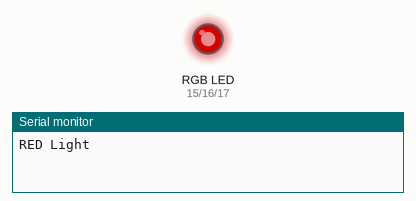
Recording of a sketch running on a simulated ESP32. Shown: an RGB LED mixed from three pins (HIGH = lit), the last lines printed to the serial monitor. Dim RGB values are drawn brighter than linear.

Above: at 0.1 s.
At 1.1 s:
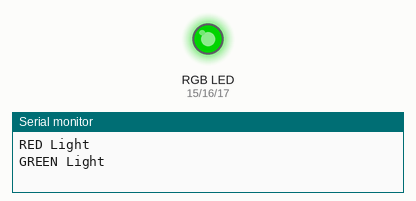
At 4.05 s:
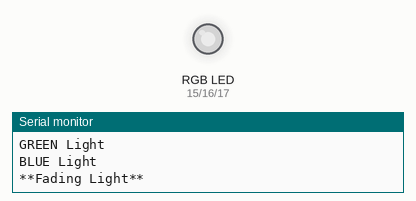
At 7.06 s:
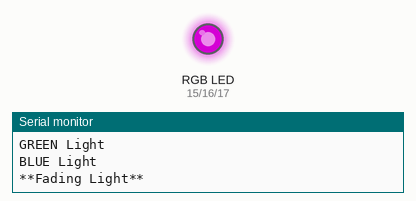
At 12.8 s:
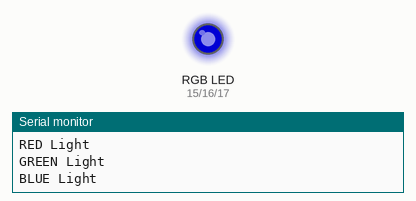
At 19.29 s:
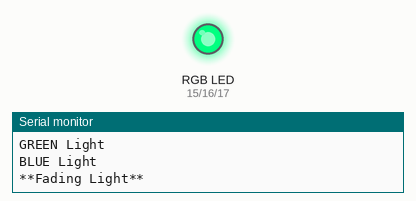
Timing chart, 0 to 19.4 s (numbered marks = the images above):
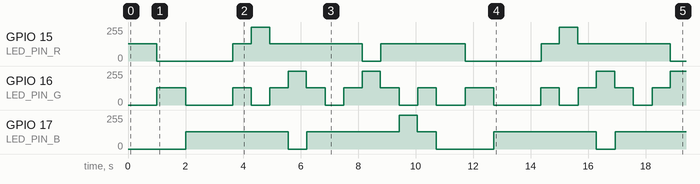

The sketch:

01_LED_RGB.ino
```cpp
// Define the GPIO pin
const int LED_PIN_R = 15;  // LED pin 1
const int LED_PIN_G = 16;  // LED pin 3
const int LED_PIN_B = 17;  // LED pin 4

// PWM Properties
const int PWM_FREQ = 5000;  // 5 kHz frequency
/*  Old API
const int PWM_CHANNEL = 0;   // Use PWM channel 0 (0-7 available)
*/
const int PWM_RES = 8;  // 8-bit resolution (0 - 255 values)

void setup() {
  Serial.begin(115200);
  // New API: Automatically configures an underlying channel and attaches the pin
  ledcAttach(LED_PIN_R, PWM_FREQ, PWM_RES);
  ledcAttach(LED_PIN_G, PWM_FREQ, PWM_RES);
  ledcAttach(LED_PIN_B, PWM_FREQ, PWM_RES);
}

void loop() {

  ledcWrite(LED_PIN_R, 128);
  ledcWrite(LED_PIN_G, 0);
  ledcWrite(LED_PIN_B, 0);
  Serial.println("RED Light");
  delay(1000);
  ledcWrite(LED_PIN_R, 0);
  ledcWrite(LED_PIN_G, 128);
  ledcWrite(LED_PIN_B, 0);
  Serial.println("GREEN Light");
  delay(1000);
  ledcWrite(LED_PIN_R, 0);
  ledcWrite(LED_PIN_G, 0);
  ledcWrite(LED_PIN_B, 128);
  Serial.println("BLUE Light");
  delay(1000);
  Serial.println("**Fading Light**");
  // Fade inside loop (increasing brightness)
  for (int dutyCycle = 0; dutyCycle <= 255; dutyCycle++) {

    // Pass the PIN directly to ledcWrite instead of the channel
    ledcWrite(LED_PIN_R, dutyCycle);
    ledcWrite(LED_PIN_G, 255 - dutyCycle);
    ledcWrite(LED_PIN_B, 255 - dutyCycle);
    delay(5);
  }

  for (int dutyCycle = 0; dutyCycle <= 255; dutyCycle++) {

    // Pass the PIN directly to ledcWrite instead of the channel
    ledcWrite(LED_PIN_R, 255 - dutyCycle);
    ledcWrite(LED_PIN_G, dutyCycle);
    ledcWrite(LED_PIN_B, 255 - dutyCycle);
    delay(5);
  }

  for (int dutyCycle = 0; dutyCycle <= 255; dutyCycle++) {

    // Pass the PIN directly to ledcWrite instead of the channel
    ledcWrite(LED_PIN_R, 255 - dutyCycle);
    ledcWrite(LED_PIN_G, 255 - dutyCycle);
    ledcWrite(LED_PIN_B, dutyCycle);
    delay(5);
  }
  // Fade outside loop (decreasing brightness)
  for (int dutyCycle = 255; dutyCycle >= 0; dutyCycle--) {

    // Pass the PIN directly to ledcWrite instead of the channel
    ledcWrite(LED_PIN_R, dutyCycle);
    ledcWrite(LED_PIN_G, 255 - dutyCycle);
    ledcWrite(LED_PIN_B, 255 - dutyCycle);
    delay(5);
  }
  for (int dutyCycle = 255; dutyCycle >= 0; dutyCycle--) {
    // Pass the PIN directly to ledcWrite instead of the channel
    ledcWrite(LED_PIN_R, 255 - dutyCycle);
    ledcWrite(LED_PIN_G, dutyCycle);
    ledcWrite(LED_PIN_B, 255 - dutyCycle);
    delay(5);
  }
  for (int dutyCycle = 255; dutyCycle >= 0; dutyCycle--) {
    // Pass the PIN directly to ledcWrite instead of the channel
    ledcWrite(LED_PIN_R, 255 - dutyCycle);
    ledcWrite(LED_PIN_G, 255 - dutyCycle);
    ledcWrite(LED_PIN_B, dutyCycle);
    delay(5);
  }
}
```

Measured:
- by itself, GPIO 16 (LED_PIN_G): 0/255 → 128/255 at 1.0 s, → 0/255 1.0 s later, → 128/255 1.6 s later, → 0/255 0.65 s later, … (24 changes in this stretch)
- by itself, GPIO 17 (LED_PIN_B): 0/255 → 128/255 at 2.0 s, → 0/255 3.6 s later, → 128/255 0.65 s later, → 255/255 3.2 s later, … (9 changes in this stretch)
